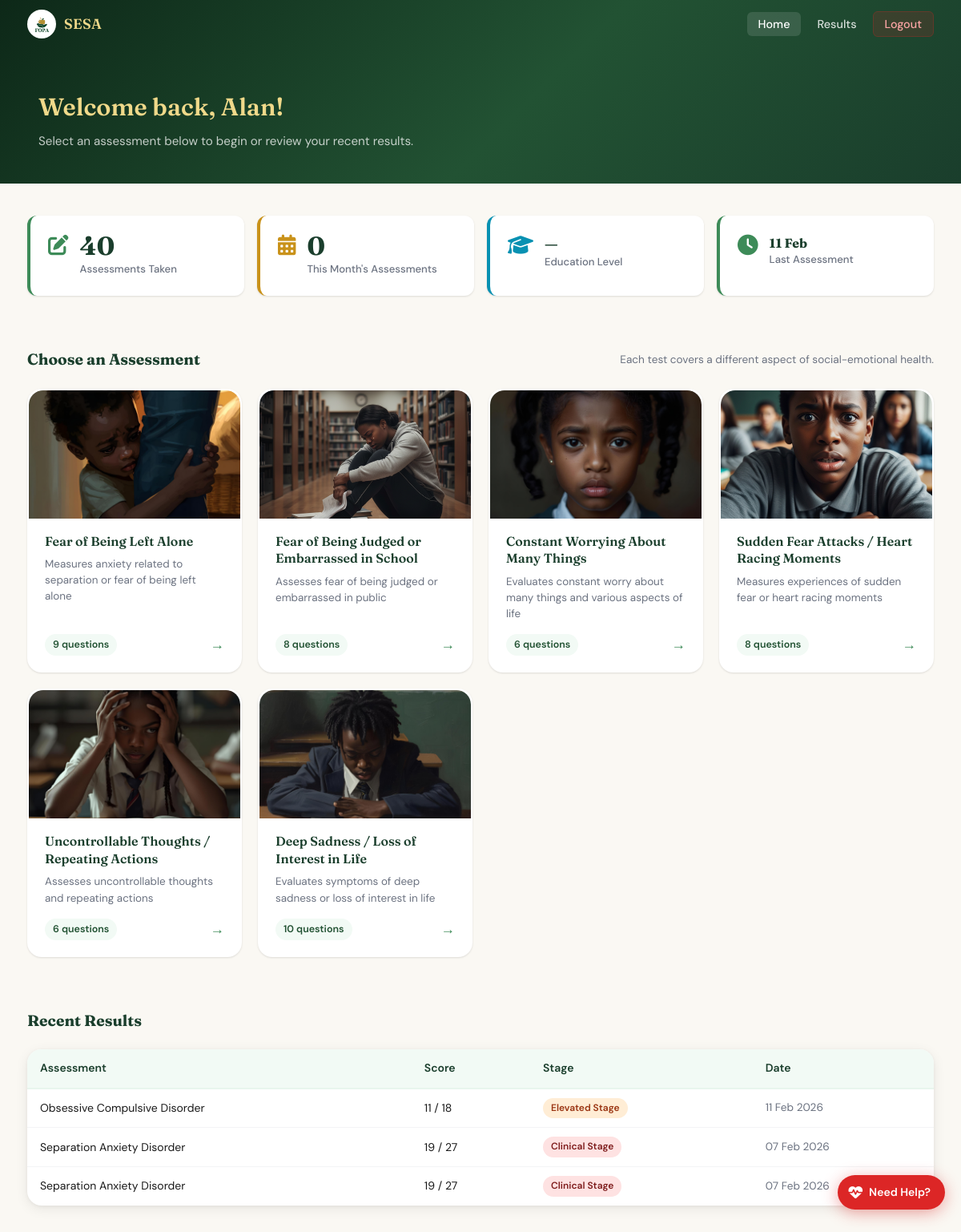
Page /home (signed in) on the earlier database version.
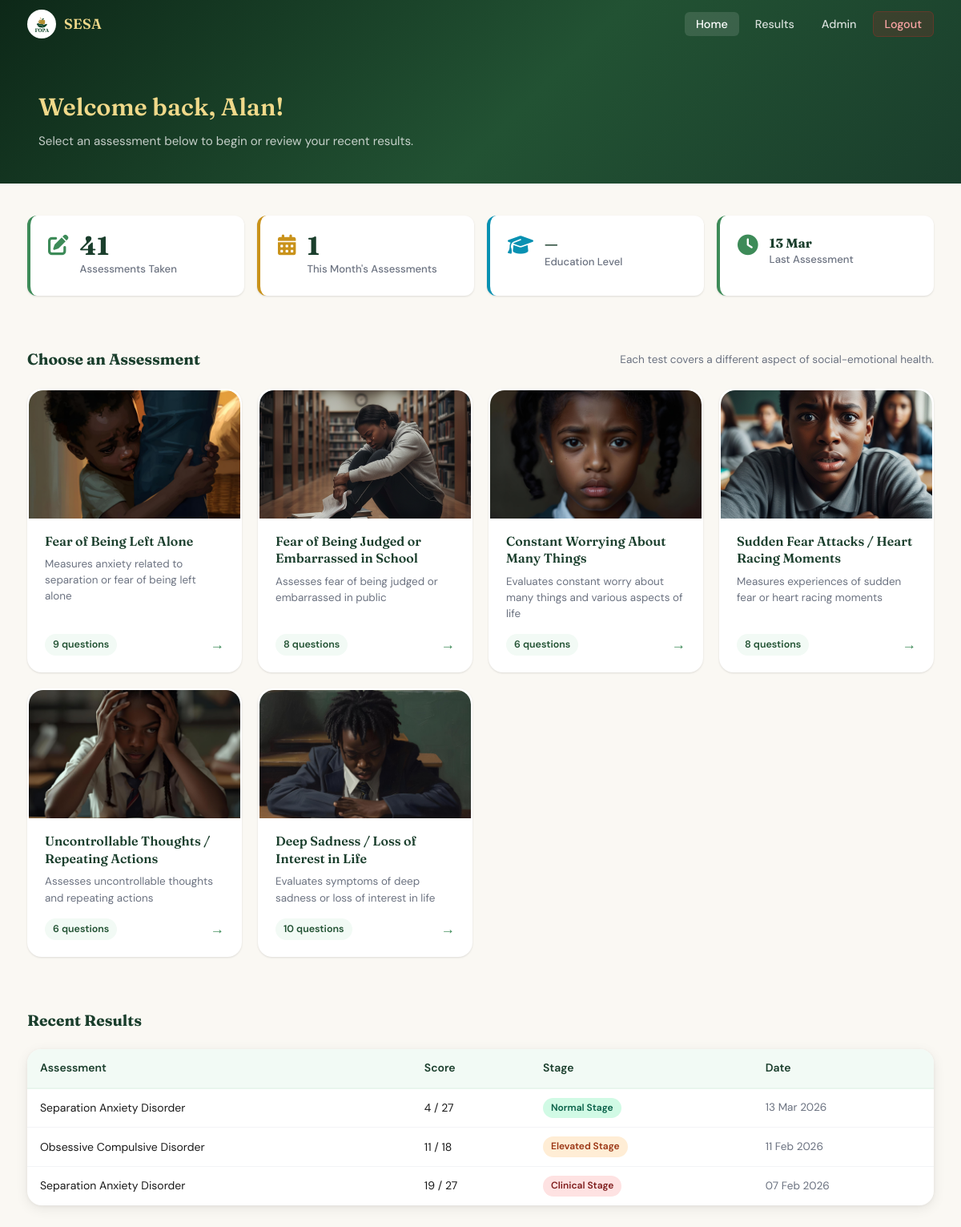
Same page on the later database version.
### app/models/account.py (models this page shows, shortened)
class Accounts(UserMixin, db.Model):
    __tablename__ = 'accounts'
    id = db.Column(db.Integer, primary_key=True)
    fname = db.Column(db.String(100), nullable=False)
    lname = db.Column(db.String(100), nullable=False)
    email = db.Column(db.String(120), unique=True, nullable=False, index=True)
    username = db.Column(db.String(50), unique=True, nullable=False, index=True)
    password = db.Column(db.String(256), nullable=False)
    level = db.Column(db.String(50), nullable=True)
    gender = db.Column(db.String(20), nullable=True)
    birthdate = db.Column(db.Date, nullable=True)
    last_login = db.Column(db.DateTime, nullable=True)
    created_at = db.Column(db.DateTime, default=lambda: datetime.now(timezone.utc))
    school_id = db.Column(
        db.Integer,
        db.ForeignKey('school.id', ondelete='CASCADE', name='fk_accounts_school_id'),
        nullable=True,
        index=True
    )
    class_group = db.Column(db.String(50), nullable=True)   # e.g. "Form 2A", "JHS 3B"
    is_admin = db.Column(db.Boolean, default=False, nullable=False)
    is_counsellor = db.Column(db.Boolean, default=False, server_default='0', nullable=False)
    failed_attempts = db.Column(db.Integer, default=0, server_default='0', nullable=False)
    locked_until = db.Column(db.DateTime, nullable=True)  # NULL = not locked
    test_results = db.relationship(
        'TestResult',
        backref='account',
        lazy='dynamic',
        cascade='all, delete-orphan'
    )
    @property
    def is_super_admin(self):
        return self.is_admin
    LOCKOUT_THRESHOLD = 5      # failed attempts before lockout
    LOCKOUT_MINUTES   = 15     # minutes locked after threshold reached

### app/models/test_result.py (models this page shows, shortened)
class TestResult(db.Model):
    __tablename__ = 'test_results'
    id = db.Column(db.Integer, primary_key=True)
    user_id = db.Column(db.Integer, db.ForeignKey('accounts.id', ondelete='CASCADE'), nullable=False, index=True)
    test_type = db.Column(db.String(100), nullable=False, index=True)
    score = db.Column(db.Integer, nullable=False)
    max_score = db.Column(db.Integer, nullable=True)
    stage = db.Column(db.String(50), nullable=True, index=True)  # "Normal Stage", "Mild Stage", etc.
    feedback = db.Column(db.Text, nullable=True)
    details = db.Column(db.Text, nullable=True)           # kept for backward compat
    taken_at = db.Column(db.DateTime, default=lambda: datetime.now(timezone.utc), index=True)

### app/routes/main.py (the view)
@main_bp.route('/home')
@login_required
def home():
    user = current_user
    results = user.test_results.order_by(TestResult.taken_at.desc()).all()
    total_tests = len(results)
    most_recent = results[0] if results else None
    def q_count(test_type):
        return Question.query.filter_by(test_type=test_type).count()
    tests_meta = [
        {'name': 'Separation Anxiety Disorder',   'key': 'sad',  'count': q_count('Separation Anxiety Disorder'),   'icon': '🏠', 'color': 'teal'},
        {'name': 'Social Phobia',                 'key': 'sp',   'count': q_count('Social Phobia'),                 'icon': '👥', 'color': 'blue'},
        {'name': 'Generalised Anxiety Disorder',  'key': 'gad',  'count': q_count('Generalised Anxiety Disorder'),  'icon': '🌀', 'color': 'purple'},
        {'name': 'Panic Disorder',                'key': 'pd',   'count': q_count('Panic Disorder'),                'icon': '💨', 'color': 'orange'},
        {'name': 'Obsessive Compulsive Disorder', 'key': 'ocd',  'count': q_count('Obsessive Compulsive Disorder'), 'icon': '🔄', 'color': 'red'},
        {'name': 'Major Depressive Disorder',     'key': 'mdd',  'count': q_count('Major Depressive Disorder'),     'icon': '🌧', 'color': 'indigo'},
    ]
    from datetime import datetime, timedelta, timezone
    now = datetime.now()
    this_month_results = [
        r for r in results
        if r.taken_at and r.taken_at.month == now.month and r.taken_at.year == now.year
    ]
    tests_this_month = len(this_month_results)
    latest_by_type = {}
    for r in results:
        if r.test_type not in latest_by_type:
            latest_by_type[r.test_type] = r
    avg_score = total_tests        # repurposed: total assessments taken
    prev_avg = tests_this_month    # repurposed: assessments this month
    score_change = None            # no longer used
    recent_results = results[:3]  # 5 most recent for the home table
    return render_template(
        'main/home.html',
        user=user,
        total_tests=total_tests,
        avg_score=avg_score,
        most_recent=most_recent,
        tests_meta=tests_meta,
        score_change=score_change,
        prev_avg=prev_avg,
        recent_results=recent_results,
        latest_by_type=latest_by_type,
    )

### app/__init__.py (called while the page is built)
def _init_extensions(app: Flask) -> None:
    db.init_app(app)
    migrate.init_app(app, db)
    csrf.init_app(app)
    login_manager.init_app(app)
    limiter.init_app(app)
    from app.models.account import Accounts
    @login_manager.user_loader
    def load_user(user_id: str):
        return Accounts.query.get(int(user_id))

### app/templates/main/home.html (shortened to what this page needs)
{% extends 'base.html' %}
{% block nav_links %}
  <li><a href="{{ url_for('main.home') }}" class="active">Home</a></li>
  <li><a href="{{ url_for('main.results') }}">Results</a></li>
  {% if current_user.is_super_admin %}
    <li><a href="{{ url_for('admin.dashboard') }}">Admin</a></li>
  {% endif %}
  <li><a href="{{ url_for('auth.logout') }}" class="btn-nav-logout">Logout</a></li>
{% endblock %}
{% block body %}
<div class="page-hero">
  <div class="container">
    <h1>Welcome back, {{ user.fname }}! </h1>
    <p>Select an assessment below to begin or review your recent results.</p>
  </div>
</div>
<div class="container" style="padding-top: 40px; padding-bottom: 48px;">
  <div class="stat-grid">
    <div class="stat-card">
      <div class="stat-icon"><i class="fa-solid fa-pen-to-square" style="color: var(--green-500);"></i></div>
      <div>
        <div class="stat-value">{{ total_tests }}</div>
        <div class="stat-label">Assessments Taken</div>
      </div>
    </div>
    <div class="stat-card gold">
      <div class="stat-icon"><i class="fa-solid fa-calendar-days" style="color: var(--gold-500);"></i></div>
      <div>
        <div class="stat-value">{{ prev_avg }}</div>
        <div class="stat-label">This Month's Assessments</div>
      </div>
    </div>
    <div class="stat-card teal">
      <div class="stat-icon"><i class="fa-solid fa-graduation-cap" style="color: #0891b2;"></i></div>
      <div>
        <div class="stat-value" style="font-size: 1.2rem; margin-top: 4px;">{{ user.level | capitalize if user.level else '—' }}</div>
        <div class="stat-label">Education Level</div>
      </div>
    </div>
    <div class="stat-card">
      <div class="stat-icon"><i class="fa-solid fa-clock" style="color: var(--green-500);"></i></div>
      <div>
        <div class="stat-value" style="font-size: 1rem; margin-top: 4px;">
          {% if most_recent %}{{ most_recent.taken_at.strftime('%d %b') }}{% else %}—{% endif %}
        </div>
        <div class="stat-label">Last Assessment</div>
      </div>
    </div>
  </div>
  <div class="section">
    <div class="section-head">
      <h2>Choose an Assessment</h2>
      <p style="font-size: 0.85rem; color: var(--gray-500);">Each test covers a different aspect of social-emotional health.</p>
    </div>
    <div class="test-grid">
      {% for test in tests_meta %}
      <a href="{{ url_for('test.display_questions', test_type=test.name) }}" class="test-card">
        <div class="test-card-image">
          <img src="{{ url_for('static', filename=test.image) }}"
               alt="{{ test.name }}"
               loading="lazy"
               width="400"
               height="160">
        </div>
        <div class="test-card-content">
          <h3>{{ test.title }}</h3>
          <p>{{ test.desc }}</p>
          <div class="test-card-meta">
            <span class="test-card-count">{{ test.count }} questions</span>
            <span class="test-card-arrow">→</span>
          </div>
        </div>
      </a>
      {% endfor %}
    </div>
  </div>
  {% if recent_results %}
  <div class="section">
    <div class="section-head">
      <h2>Recent Results</h2>
    </div>
    <div class="card">
      <div class="table-wrapper">
        <table class="table">
          <thead>
            <tr>
              <th>Assessment</th>
              <th>Score</th>
              <th>Stage</th>
              <th>Date</th>
            </tr>
          </thead>
          <tbody>
            {% for r in recent_results %}
            <tr>
              <td data-label="Assessment">{{ r.test_type }}</td>
              <td data-label="Score">{{ r.score }}{% if r.max_score %} / {{ r.max_score }}{% endif %}</td>
              <td data-label="Stage">
                {% set s = (r.stage or r.details or 'Unknown') | lower %}
                <span class="badge {% if 'normal' in s %}stage-normal{% elif 'mild' in s %}stage-mild{% elif 'elevated' in s %}stage-elevated{% elif 'clinical' in s %}stage-clinical{% else %}badge-gray{% endif %}">
                  {{ r.stage or r.details or 'Unknown' }}
                </span>
              </td>
              <td data-label="Date" style="color: var(--gray-500); font-size: 0.85rem;">{{ r.taken_at.strftime('%d %b %Y') }}</td>
            </tr>
            {% endfor %}
          </tbody>
        </table>
      </div>
    </div>
  </div>
  {% endif %}
</div>
{% endblock %}

### app/templates/base.html (shortened to what this page needs)
<!DOCTYPE html>
<html lang="en">
<head>
  <link rel="stylesheet" href="{{ url_for('static', filename='css/main.css') }}">
  <link rel="stylesheet" href="https://cdnjs.cloudflare.com/ajax/libs/font-awesome/6.5.0/css/all.min.css">
</head>
<body class="{% if current_user.is_authenticated or session.get('school_id') %}has-bottom-nav {% endif %}{% block body_class %}{% endblock %}">
{% block full_page %}
<div class="app-layout">
  {% block navbar %}
  <nav class="navbar{% if 'has-page-hero' in self.body_class() %} transparent{% endif %}" id="mainNav">
    <div class="navbar-inner">
      <a href="{{ url_for('main.landing') }}" class="navbar-brand">
        <img src="{{ url_for('static', filename='images/Pofa.png') }}" alt="FOPA Logo" class="navbar-logo">
        <span class="navbar-title">SESA</span>
      </a>
      <ul class="navbar-links">
        {% block nav_links %}{% endblock %}
      </ul>
    </div>
  </nav>
  {% endblock %}
  <main>
    {% block body %}{% endblock %}
  </main>
</div>
{% endblock %}
{% if current_user.is_authenticated and not current_user.is_super_admin %}
<div id="crisisBtn" class="crisis-btn" role="button" tabindex="0"
     aria-label="I need help now" title="I need help now">
  <i class="fa-solid fa-heart-pulse crisis-btn-icon"></i>
  <span class="crisis-btn-label">Need Help?</span>
</div>
{% endif %}
</body>
</html>

Differences in the rows shown:
no longer on this page (row unchanged): TestResult: test_type "Separation Anxiety Disorder", score "19", max_score "27", stage "Clinical Stage", taken_at "07 Feb 2026"
changed Accounts "Alan": is_admin False → True (drawn)
added TestResult: taken_at "13 Mar", test_type "Separation Anxiety Disorder", score "4", max_score "27", stage "Normal Stage", taken_at "13 Mar 2026"
Other differences:
{{ total_tests }}: "40" → "41"
{{ prev_avg }}: "0" → "1"
{{ most_recent.taken_at.strftime('%d %b') }}: "11 Feb" → "13 Mar"
text no longer shown: "Need Help?"
text now shown: "Admin"
